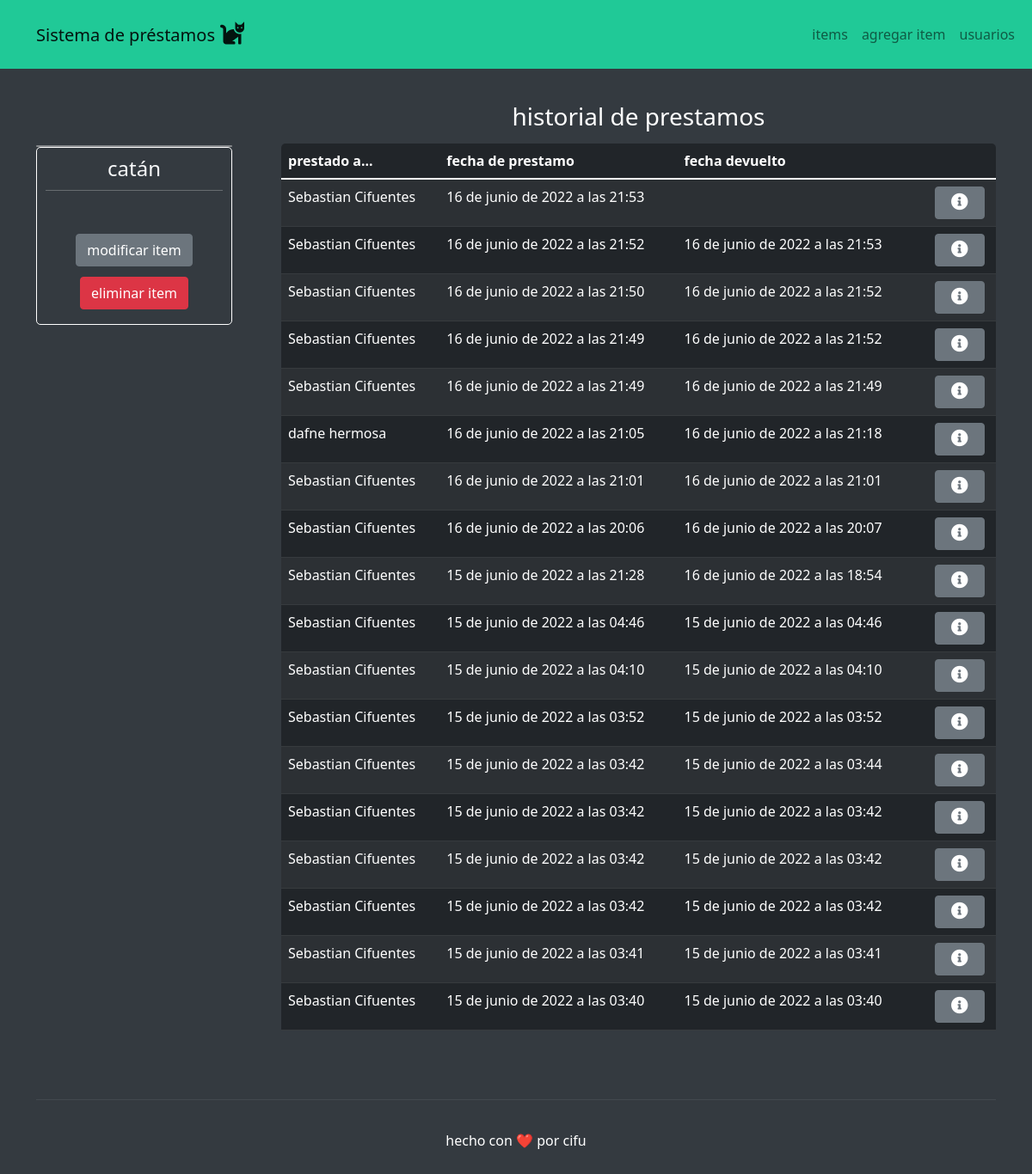
Before: /1/ with the older database file.
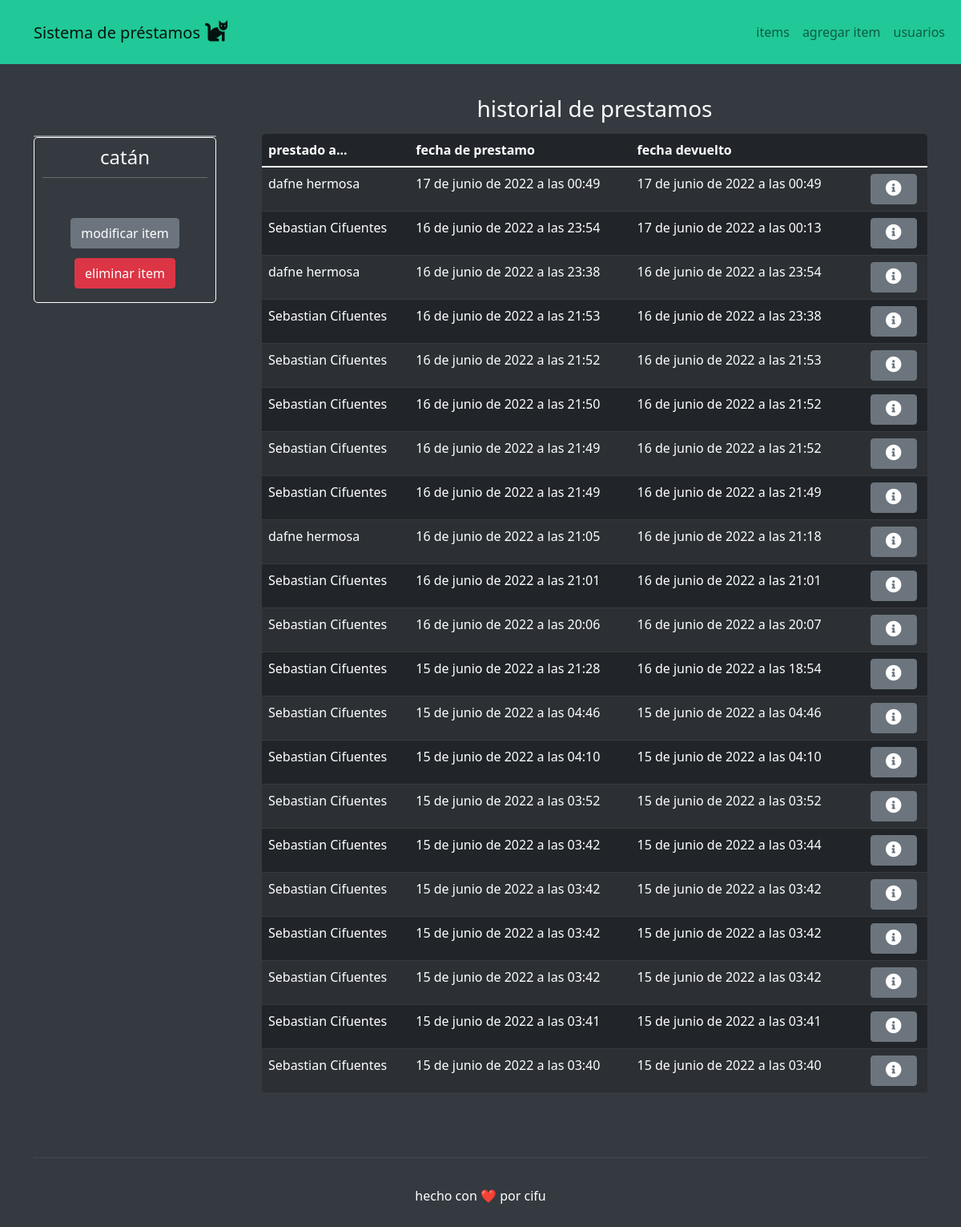
After: the same page with the newer database file.
### items/models.py (models this page shows, shortened)
class item(models.Model):
    nombre = models.CharField(max_length=50)
    codigo = models.CharField(max_length=50, blank=True)
    categoria = models.ForeignKey(categoria, on_delete=models.CASCADE)
    description = models.CharField(max_length=250, blank=True)
    disponible = models.BooleanField()
    def __str__(self):
        return self.nombre

class prestamo(models.Model):
    usuario = models.ForeignKey(usuario, on_delete=models.CASCADE)
    item = models.ForeignKey(item, on_delete=models.CASCADE)
    fecha_prestamo = models.DateTimeField('fecha prestamo', null=True, blank=True)
    fecha_devuelto = models.DateTimeField('fecha devuelto', null=True, blank=True)
    devuelto = models.BooleanField(default=False)

class usuario(models.Model):
    nombre = models.CharField(max_length=150)
    rol = models.CharField(max_length=15, blank=True)
    rut = models.CharField(max_length=15, blank=True)
    correo = models.CharField(max_length=150, blank=True)
    def __str__(self):
        return self.nombre

### items/views.py (the view)
# urls.py: path('<int:id>/', views.item_, name='item_'),
def item_(request, id):
    print("request de item")
    item_ = get_object_or_404(item, pk=id)
    prestamos = prestamo.objects.filter(item=item_).order_by("-fecha_prestamo")
    return(render(request, 'item.html', {'item':item_, 'prestamos':prestamos}))

### items/templates/item.html (shortened to what this page needs)
{% extends 'base.html' %}
{% block content %}
<div class="container" style="padding-top: 39px;">
    <div class="row">
        <div class="col-auto col-md-3" style="margin-top: 50px;padding-right: 45px;">
            <div class="card" style="background: rgba(255,255,255,0.5);"></div>
            <form
                style="border-radius: 5px;padding-top: 10px;padding-right: 10px;padding-bottom: 10px;padding-left: 10px;border: 1px solid var(--bs-body-bg);border-top-style: solid;">
                <h1 class="fs-4 text-center" style="color: var(--bs-gray-100);">{{ item }}</h1>
                <hr
                    style="background: var(--bs-body-bg);border-width: 1px;border-color: var(--bs-body-bg);color: var(--bs-body-bg);margin-top: 10px;margin-bottom: 10px;" />
                    <div class="d-flex d-md-flex d-lg-flex justify-content-end justify-content-md-end align-items-md-center justify-content-lg-end justify-content-xl-center"
                    style="margin-top: 50px;padding-bottom: 7px;"> <button class="btn btn-secondary" type="button">modificar item</button> </div>
                    <div class="d-flex d-md-flex d-lg-flex justify-content-end justify-content-md-end align-items-md-center justify-content-lg-end justify-content-xl-center"
                    style="margin-top: 5px;padding-bottom: 7px;"><button class="btn btn-danger" type="button">eliminar item</button></div>
            </form>
        </div>
        <div class="col-md-9">
            <div class="text-center" style="margin-top: 0px;margin-bottom: 14px;">
                <h3 style="color: var(--bs-body-bg);">historial de prestamos</h3>
            </div>
            <div class="table-responsive" style="border-radius: 5px;border: 1px none var(--bs-body-bg);">
                <table class="table table-striped table-dark">
                    <thead>
                        <tr>
                            <th>prestado a...</th>
                            <th>fecha de prestamo</th>
                            <th>fecha devuelto</th>
                            <th></th>
                        </tr>
                    </thead>
                    <tbody>
                        {% for prestamo in prestamos %}
                        <tr>
                            <td>{{prestamo.usuario}}</td>
                            <td>{{prestamo.fecha_prestamo}}</td>
                            {% if prestamo.fecha_devuelto %}
                            <td>{{prestamo.fecha_devuelto}}</td>
                            {% else %}
                            <td> </td>
                            {% endif %}
                            <td class="d-lg-flex justify-content-lg-center"><button class="btn btn-secondary"
                                    type="button"
                                    style="text-align: center;padding-left: 18px;padding-right: 18px;margin-left: 10px;"><i
                                        class="fas fa-info-circle fs-5"></i></button></td>
                        </tr>
                        {% endfor %}
                    </tbody>
                </table>
            </div>
        </div>
    </div>
</div>
{% endblock %}

### items/templates/base.html (shortened to what this page needs)
{% load static %}
<!DOCTYPE html>
<html lang="es">
<head>
    <link rel="stylesheet" href="{% static 'bootstrap/css/bootstrap.min.css' %}">
    <link rel="stylesheet" href="{% static 'fonts/fontawesome-all.min.css' %}">
    <link rel="stylesheet" href="{% static 'fonts/material-icons.min.css' %}">
    <link rel="stylesheet" href="{% static 'css/Footer-Basic.css' %}">
    <link rel="stylesheet" href="{% static 'css/Profile-Edit-Form-1.css' %}">
    <link rel="stylesheet" href="{% static 'css/Profile-Edit-Form.css' %}">
    <link rel="stylesheet" href="{% static 'css/styles.css' %}">
</head>
<body style="background: var(--bs-gray-dark);">
    <nav class="navbar navbar-light navbar-expand-md"
        style="margin-top: 0px;margin-bottom: 0px;background: var(--bs-teal);padding-top: 19px;padding-bottom: 19px;">
        <div class="container-fluid"><a class="navbar-brand" href="{% url 'index' %}" style="margin-left: 30px;">
                 Sistema de préstamos<i class="fas fa-cat fs-3" style="margin-left: 6px;"></i></a>
            <div class="collapse navbar-collapse d-md-flex justify-content-md-end" id="navcol-1">
                <ul class="navbar-nav">
                    <li class="nav-item"><a class="nav-link" href="{% url 'index' %}">items</a></li>
                    <li class="nav-item"><a class="nav-link" href="{% url 'agregar' %}">agregar item</a></li>
                    <li class="nav-item"><a class="nav-link" href="{% url 'usuarios' %}">usuarios</a></li>
                </ul>
            </div>
        </div>
    </nav>
    {% block content %}
    {% endblock %}
    <footer class="text-center">
        <div class="container text-muted py-4 py-lg-5">
            <hr style="margin-bottom: 35px;">
            <p class="mb-0" style="color: rgb(255,255,255);">hecho con ❤️ por cifu</p>
        </div>
    </footer>
</body>
</html>

### static/css/Profile-Edit-Form-1.css (style rules this page uses)
hr { height: 2px; }

### static/css/Profile-Edit-Form.css (style rules this page uses)
hr { height: 2px; }

Changed rows visible on the page:
added prestamo: usuario "dafne hermosa", fecha_prestamo "17 de junio de 2022 a las 00:49", fecha_devuelto "17 de junio de 2022 a las 00:49"
added prestamo: usuario "Sebastian Cifuentes", fecha_prestamo "16 de junio de 2022 a las 23:54", fecha_devuelto "17 de junio de 2022 a las 00:13"
added prestamo: usuario "dafne hermosa", fecha_prestamo "16 de junio de 2022 a las 23:38", fecha_devuelto "16 de junio de 2022 a las 23:54"
changed prestamo (number 4 of 21 on the later page): fecha_devuelto (not shown) → "16 de junio de 2022 a las 23:38"
